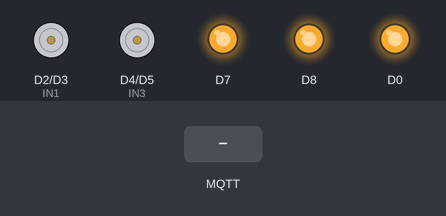
Simulated run of this sketch. Board: ESP8266 (NodeMCU). On the bench: motor-driver pin pairs drawn as motors (green arrow = first pin HIGH = forward, orange = second pin HIGH = backward, longer = more drive, scaled by the enable pin), output pins drawn as LEDs (lit = HIGH). Inputs (shaded band) come from the test bench. WiFi joins after 1.5 s; servers stay silent unless stated; no MQTT or app messages arrive unless stated; what the sketch prints to the serial monitor is not drawn.

Above: at 2.7 s.
2.8 s: MQTT message "1" arrives on the first subscribed topic
At 3.5 s:
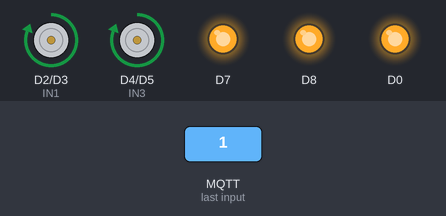
4.3 s: MQTT message "2" arrives on the first subscribed topic
At 4.6 s:
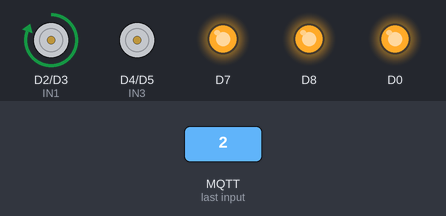
5.8 s: MQTT message "3" arrives on the first subscribed topic
At 7.0 s:
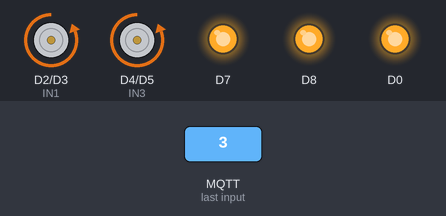
7.3 s: MQTT message "4" arrives on the first subscribed topic
At 8.1 s:
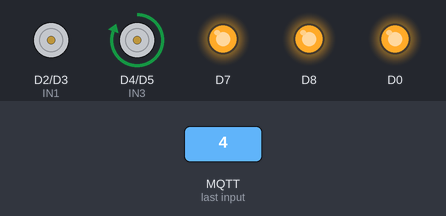
8.8 s: MQTT message "0" arrives on the first subscribed topic
At 9.2 s:
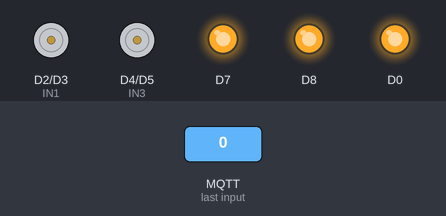
Timing chart, 0 to 11.3 s (numbered marks = the images above; inputs shaded):
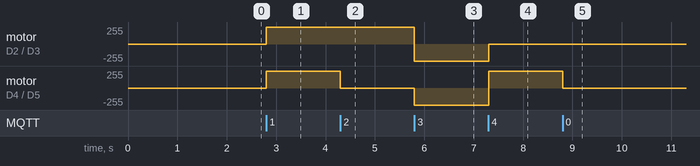

Measured:
- after the input at 2.8 s, motor on D2 (IN1) / D3 (IN2), motor on D4 (IN3) / D5 (IN4): stopped → forward 255/255 at once
- after the input at 4.3 s, motor on D4 (IN3) / D5 (IN4): forward 255/255 → stopped at once
- after the input at 5.8 s, motor on D2 (IN1) / D3 (IN2): forward 255/255 → backward 255/255 at once; motor on D4 (IN3) / D5 (IN4): stopped → backward 255/255 at once
- after the input at 7.3 s, motor on D2 (IN1) / D3 (IN2): backward 255/255 → stopped at once; motor on D4 (IN3) / D5 (IN4): backward 255/255 → forward 255/255 at once
- after the input at 8.8 s, motor on D4 (IN3) / D5 (IN4): forward 255/255 → stopped at once

The sketch:

arduinoEsp8266.ino
```cpp
#include <ESP8266WiFi.h>
#include <PubSubClient.h>
#define ENA   5          // Điều khiển tốc độ động cơ bên trái     GPIO5(D1)
#define ENB   12          // Điều khiển tốc độ động cơ bên phải    GPIO12(D6)
#define IN1  4          // L298N in1 Động cơ trái quay             GPIO4(D2)
#define IN2  0          // L298N in2 Động cơ trái quay ngược lại   GPIO0(D3)
#define IN3  2           // L298N in3 Động cơ phải quay            GPIO2(D4)
#define IN4  14           // L298N in4 Động cơ phải quay ngược lại GPIO14(D5)


int di_chuyen = 0;

int minRange = 312;
int maxRange = 712;
int tocdoxe = 800;         // 400 - 1023.
/********************************************* Tiến tới *****************************************************/
void lui()
{
      Serial.println("lui");
      digitalWrite(IN1, LOW);
      digitalWrite(IN2, HIGH);
      analogWrite(ENA, tocdoxe);
      digitalWrite(IN3, LOW);
      digitalWrite(IN4, HIGH);
      analogWrite(ENB, tocdoxe+300);
}
/********************************** Lùi lại ******************************************/
void tien()
{
      Serial.println("tien");
      digitalWrite(IN1, HIGH);
      digitalWrite(IN2, LOW);
      analogWrite(ENA, tocdoxe);
      digitalWrite(IN3, HIGH);
      digitalWrite(IN4, LOW);
      analogWrite(ENB, tocdoxe);
}
/********************************** Dừng lại ******************************************/
void dung()
{
      Serial.println("dung");
      digitalWrite(IN1, LOW);
      digitalWrite(IN2, LOW);
      analogWrite(ENA, 0);
      digitalWrite(IN3, LOW);
      digitalWrite(IN4, LOW);
      analogWrite(ENB, 0);
}
/********************************** Rẽ trái ******************************************/
void re_phai()
{
      Serial.println("re trai");
  digitalWrite(IN1, HIGH);
      digitalWrite(IN2, LOW);
      analogWrite(ENA, tocdoxe);
      digitalWrite(IN3, LOW);
      digitalWrite(IN4, LOW);
      analogWrite(ENB, tocdoxe+300);
}
/********************************** Rẽ phải ******************************************/
void re_trai()
{
      Serial.println("re phai");
      digitalWrite(IN1, LOW);
      digitalWrite(IN2, LOW);
      analogWrite(ENA, tocdoxe);
      digitalWrite(IN3, HIGH);
      digitalWrite(IN4, LOW);
      analogWrite(ENB, tocdoxe);
}

void den_pin(int a){
    if(a == 1){
      digitalWrite(D0,HIGH);
    }else{
      digitalWrite(D0,LOW);
    }
}

void phun_khu_khuan(int a){
    if(a == 1){
      digitalWrite(D7,HIGH);
    }else{
      digitalWrite(D7,LOW);
    }
}

void coi_bao(){
      digitalWrite(D8,HIGH);
      delay(1000);
      digitalWrite(D8,LOW);
}
// WiFi
const char *ssid = "phuong nguyen"; // Enter your WiFi name
const char *password = "123456789";  // Enter WiFi password

// MQTT Broker
const char *mqtt_broker = "broker.emqx.io";
const char *topic = "esp8266/control";
const char *mqtt_username = "phuongbgbg";
const char *mqtt_password = "777777";
const int mqtt_port = 1883;

WiFiClient espClient;
PubSubClient client(espClient);

void setup() {
  // Set software serial baud to 115200;
  Serial.begin(115200);
  pinMode(ENA, OUTPUT);
  pinMode(ENB, OUTPUT);
  pinMode(IN1, OUTPUT);
  pinMode(IN2, OUTPUT);
  pinMode(IN3, OUTPUT);
  pinMode(IN4, OUTPUT);
  pinMode(D0,OUTPUT);
  pinMode(D7,OUTPUT);
  pinMode(D8,OUTPUT);
  digitalWrite(ENA, LOW);
  digitalWrite(ENB, LOW);
  digitalWrite(IN1, LOW);
  digitalWrite(IN2, LOW);
  digitalWrite(IN3, LOW);
  digitalWrite(IN4, LOW);
  digitalWrite(D0,HIGH);
  digitalWrite(D7,HIGH);
  digitalWrite(D8,HIGH);
  // connecting to a WiFi network
  WiFi.begin(ssid, password);
  while (WiFi.status() != WL_CONNECTED) {
      delay(500);
      Serial.println("Connecting to WiFi..");
  }
  Serial.println("Connected to the WiFi network");
  //connecting to a mqtt broker
  client.setServer(mqtt_broker, mqtt_port);
  client.setCallback(callback);
  while (!client.connected()) {
      String client_id = "esp8266-client-";
      client_id += String(WiFi.macAddress());
      Serial.printf("The client %s connects to the public mqtt broker\n", client_id.c_str());
      if (client.connect(client_id.c_str(), mqtt_username, mqtt_password)) {
          Serial.println("Public emqx mqtt broker connected");
      } else {
          Serial.print("failed with state ");
          Serial.print(client.state());
          delay(2000);
      }
  }
  // publish and subscribe
  client.subscribe(topic);
}


void callback(char *topic, byte *payload, unsigned int length) {
    if((char)payload[0] == 48){
        di_chuyen = 0;
    }else if((char)payload[0] == 49){
        di_chuyen = 1;
    }else if((char)payload[0] == 50){
        di_chuyen = 2;
    }else if((char)payload[0] == 51){
        di_chuyen = 3;
    }else if((char)payload[0] == 52){
        di_chuyen = 4;
    }else if((char)payload[0] == 65){
        phun_khu_khuan(1);
    }else if((char)payload[0] == 97){
        phun_khu_khuan(0);
    }else if((char)payload[0] == 88){
        den_pin(1);
    }else if((char)payload[0] == 120){
        den_pin(0);
    }else if((char)payload[0] == 79){
        coi_bao();
    }
}


void loop() {
//  digitalWrite(D0,HIGH);
  digitalWrite(D8,HIGH);
  client.loop();
  if(di_chuyen == 0){
        dung();
    }else if(di_chuyen == 1){
        tien();
    }else if(di_chuyen == 2){
        re_phai();
    }else if (di_chuyen == 3) {
        lui();
    }else if (di_chuyen == 4) {
        re_trai();
    }
}
```
